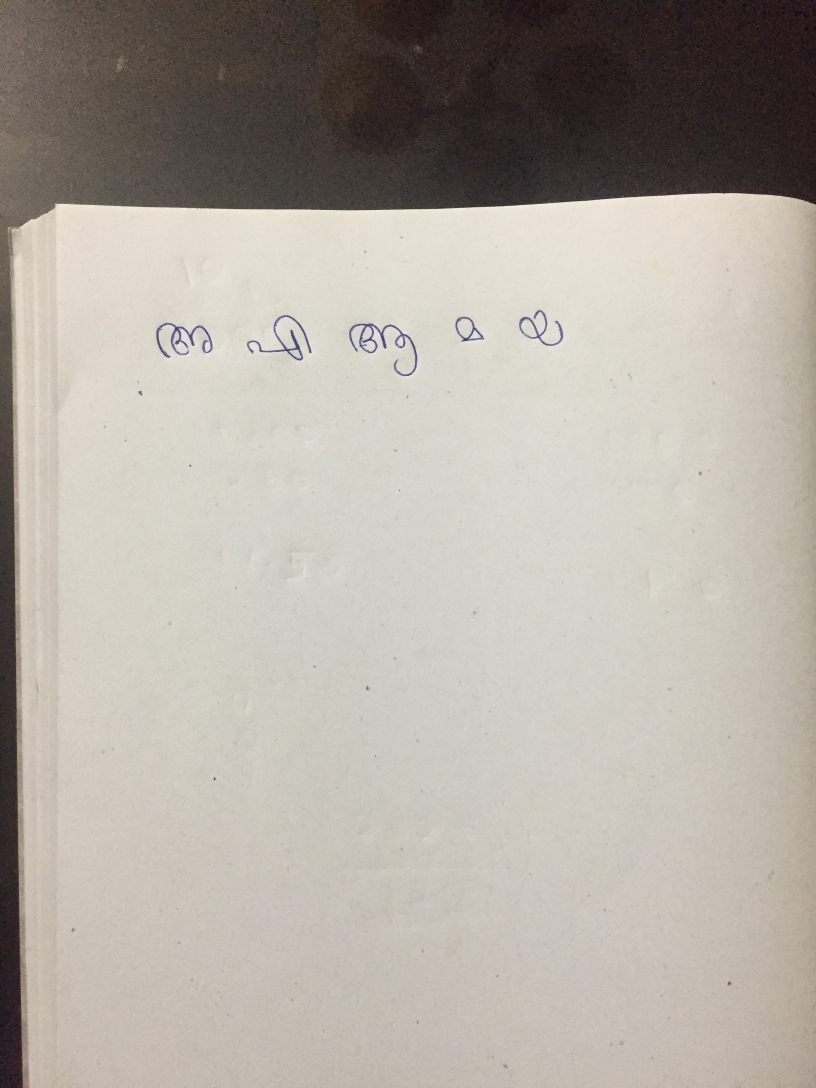
#> input picture sample/test.jpg, 2448 x 3264 px (shown at 1/3 size)
$ python scan.py
#> lines starting #> are read from the running program, lines starting #| are printed output that depends on the picture; after the words box and inside, x2 and y2 are one past the last pixel; in counts of white or black regions, pixels touching at a corner belong together; long printed decimals are rounded
import cv2
import numpy as np
from cv2 import imwrite,imshow,waitKey,boundingRect, countNonZero, cvtColor, drawContours, findContours, getStructuringElement, imread, morphologyEx, pyrDown, rectangle, threshold

large = imread('sample/test.jpg')
#> large is the input picture: shape (3264, 2448, 3); mean B, G, R 162.9, 171.6, 178.1
# downsample and use it for processing
rgb = pyrDown(large)
# apply grayscale
small = cvtColor(rgb, cv2.COLOR_BGR2GRAY)
# morphological gradient
morph_kernel = getStructuringElement(cv2.MORPH_ELLIPSE, (3, 3))
grad = morphologyEx(small, cv2.MORPH_GRADIENT, morph_kernel)
# binarize
_, bw = threshold(src=grad, thresh=0, maxval=255, type=cv2.THRESH_BINARY+cv2.THRESH_OTSU)
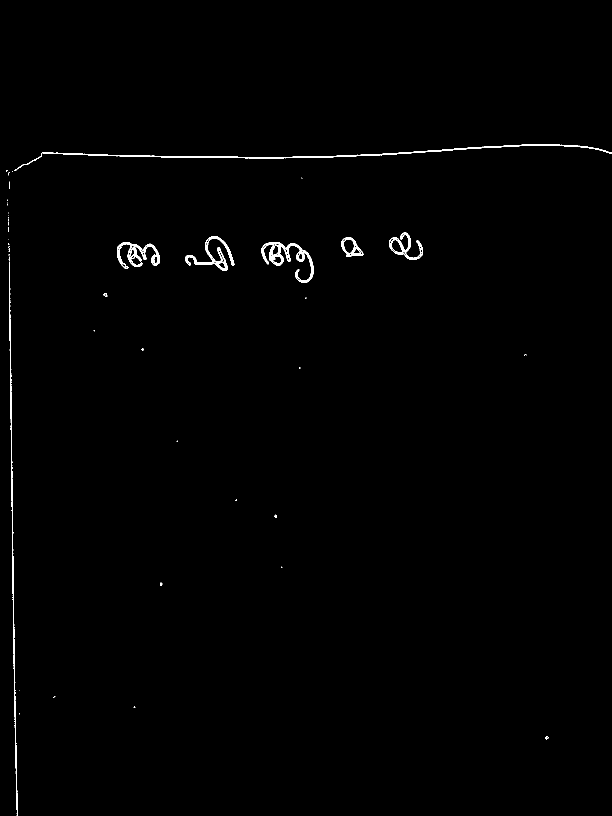
#> bw: shape (1632, 1224) (shown at 1/2 size); 0.59% white in thin lines or dots, all inside (x1, y1, x2, y2) = (12, 288, 1224, 1632)
morph_kernel = getStructuringElement(cv2.MORPH_RECT, (9, 1))
# connect horizontally oriented regions
connected = morphologyEx(bw, cv2.MORPH_CLOSE, morph_kernel)
#> connected: shape (1632, 1224); 0.71% white; 43 white regions (31 under 20 px)
mask = np.zeros(bw.shape, np.uint8)
# find contours
contours, hierarchy = findContours(connected, cv2.RETR_EXTERNAL, cv2.CHAIN_APPROX_SIMPLE)
#> contours = 43 contours, 33 with area under 20; largest, box (x1, y1, x2, y2) and area: (523, 484, 627, 566) 2948, (84, 288, 1224, 317) 1986, (234, 484, 320, 538) 1838, (778, 464, 846, 520) 1652, (370, 472, 469, 542) 1591

listRect = []
# filter contours
for idx in range(0, len(hierarchy[0])):
    rect = x, y, rect_width, rect_height = boundingRect(contours[idx])
    # fill the contour
    mask = drawContours(mask, contours, idx, (255, 255, 2555), cv2.FILLED)
    # ratio of non-zero pixels in the filled region
    r = float(countNonZero(mask)) / (rect_width * rect_height)
    print(r)
    if r > 0.45 and r < 10 and rect_height > 8 and rect_width > 8:
        listRect.append(rect)
#> this loop made 43 passes
#> (x, y, rect_width, rect_height, r) on passes 1 to 12: (1091, 1472, 7, 7, 0.653), (267, 1413, 4, 3, 3.33), (107, 1392, 4, 4, 2.88), (320, 1165, 5, 7, 2.03), (562, 1133, 3, 3, 8.44), (549, 1029, 5, 7, 2.89), (470, 998, 4, 4, 6.81), (353, 881, 3, 3, 12.67), (598, 734, 3, 4, 10.17), (1048, 708, 5, 4, 6.75), (283, 696, 5, 6, 5.1), (187, 660, 3, 3, 17.56)
#| 0.6531
#| 3.333
#| 2.875
#| 2.029
#| 8.444
#| 2.886
#| 6.8125
#| 12.667
#> (further printed lines are left out)
#> pass 1, `mask = drawContours(mask, contours, idx, (255, 255, 2555), cv2.FILLED)`:
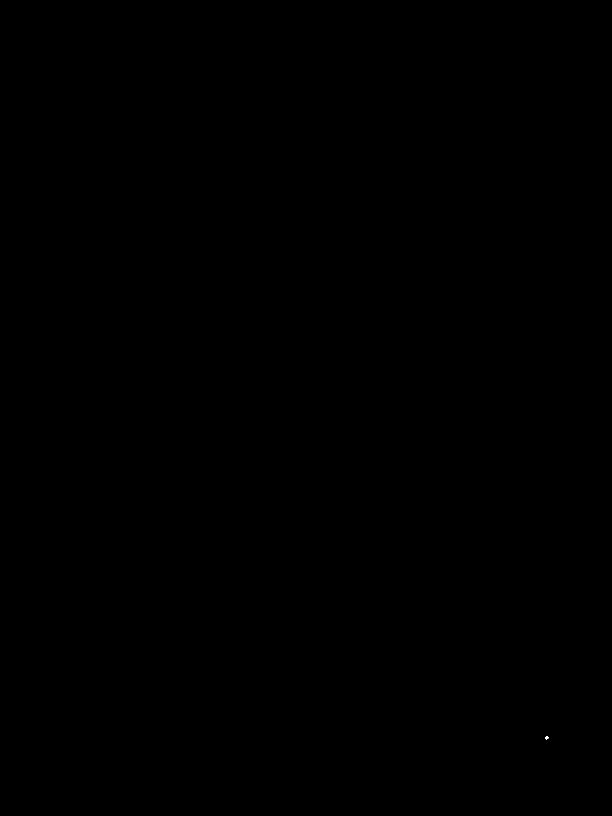
#> mask: shape (1632, 1224) (shown at 1/2 size); 0% white; 1 white region, box (x1, y1, x2, y2) and area: (1091, 1472, 1098, 1479) 32
#> after the loop:
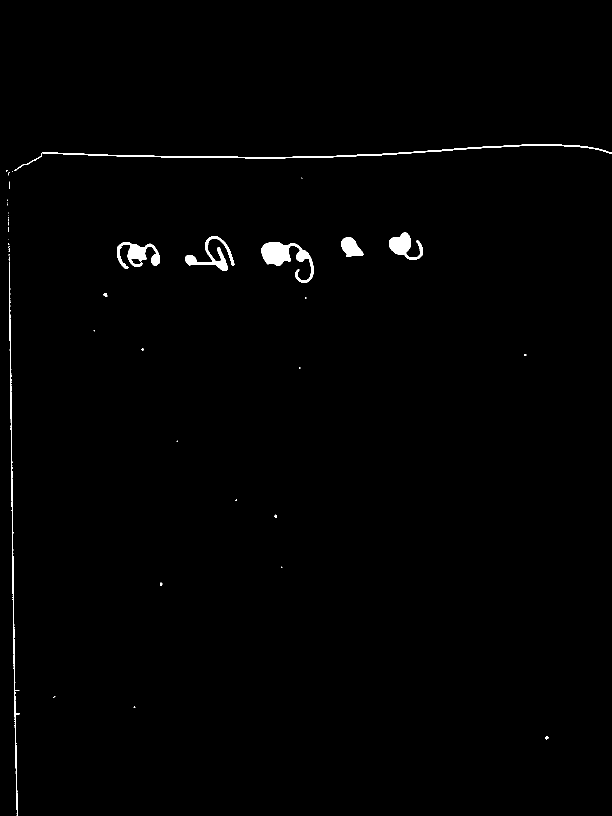
#> mask: shape (1632, 1224) (shown at 1/2 size); 0.8% white; 43 white regions (31 under 20 px), largest, box (x1, y1, x2, y2) and area: (523, 484, 627, 566) 3172, (84, 288, 1224, 317) 3128, (18, 523, 39, 1632) 2324
#> after the loop, listRect = [(523, 484, 104, 82), (234, 484, 86, 54), (682, 474, 46, 40), (370, 472, 99, 70), (778, 464, 68, 56), (28, 307, 56, 35), (84, 288, 1140, 29)]
        # rgb = rectangle(rgb, (x, y+rect_height), (x+rect_width, y), (0,255,0),3)


bwimg = cv2.cvtColor(rgb, cv2.COLOR_BGR2GRAY)
bwimg = cv2.medianBlur(bwimg,7)
denoised = cv2.fastNlMeansDenoising(bwimg,None,3.0,21,7)
# thresholded image
threshimg = cv2.adaptiveThreshold(denoised,255,cv2.ADAPTIVE_THRESH_GAUSSIAN_C,\
            cv2.THRESH_BINARY_INV,11,2)
#> threshimg: shape (1632, 1224); 1.1% white; 267 white regions (234 under 20 px), largest, box (x1, y1, x2, y2) and area: (8, 283, 1224, 1632) 12057, (26, 752, 44, 1632) 2726, (524, 485, 627, 565) 1444

# Simple man's smart logic to only detect letters
# - If length > 4 * height not a letter
# - If inside another rect ignore
#  rect = [x, y, rect_width, rect_height]
filteredList = []
for rect in listRect:
    filteredList.append(rect)
#> this loop made 7 passes
#> after the loop, filteredList has the same summary as listRect
    # if not(rect[2] >= 4*rect[3] or rect[3] >= 4*rect[2]):
            # filteredList.append(rect)


for rect in filteredList:
    x, y, rect_width, rect_height = rect
    threshimg = rectangle(threshimg, (x, y+rect_height), (x+rect_width, y), (255,255,255),3)
#> this loop made 7 passes
#> pass 1, `threshimg = rectangle(threshimg, (x, y+rect_height), (x+rect_width, y)..`:
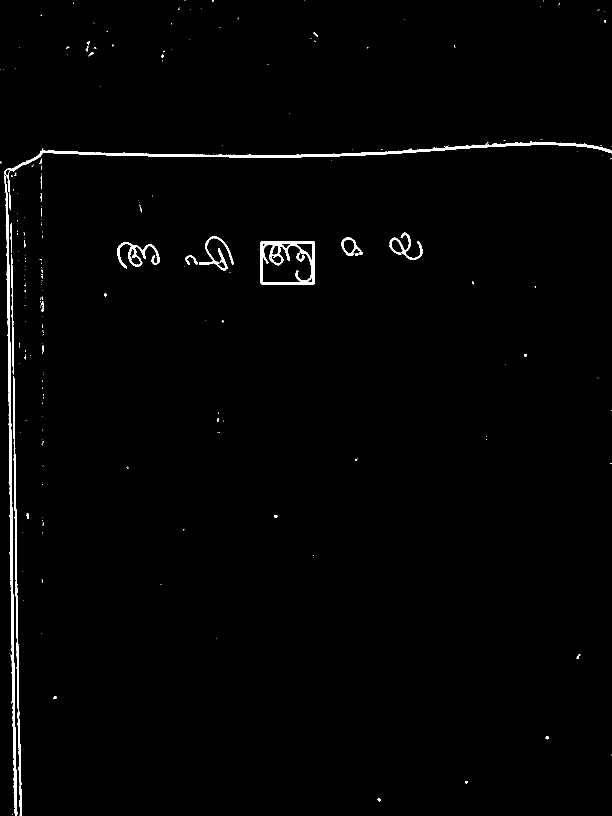
#> threshimg: shape (1632, 1224) (shown at 1/2 size); 1.2% white; 267 white regions (234 under 20 px), largest, box (x1, y1, x2, y2) and area: (8, 283, 1224, 1632) 12057, (521, 482, 630, 569) 3193, (26, 752, 44, 1632) 2726
#> pass 2, `threshimg = rectangle(threshimg, (x, y+rect_height), (x+rect_width, y)..`:
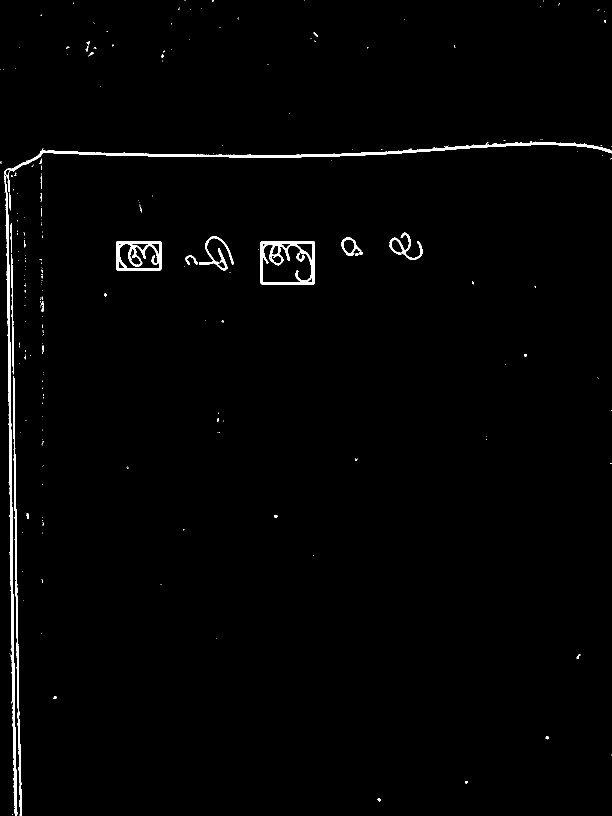
#> threshimg: shape (1632, 1224) (shown at 1/2 size); 1.3% white; 267 white regions (234 under 20 px), largest, box (x1, y1, x2, y2) and area: (8, 283, 1224, 1632) 12057, (521, 482, 630, 569) 3193, (26, 752, 44, 1632) 2726
#> pass 3, `threshimg = rectangle(threshimg, (x, y+rect_height), (x+rect_width, y)..`:
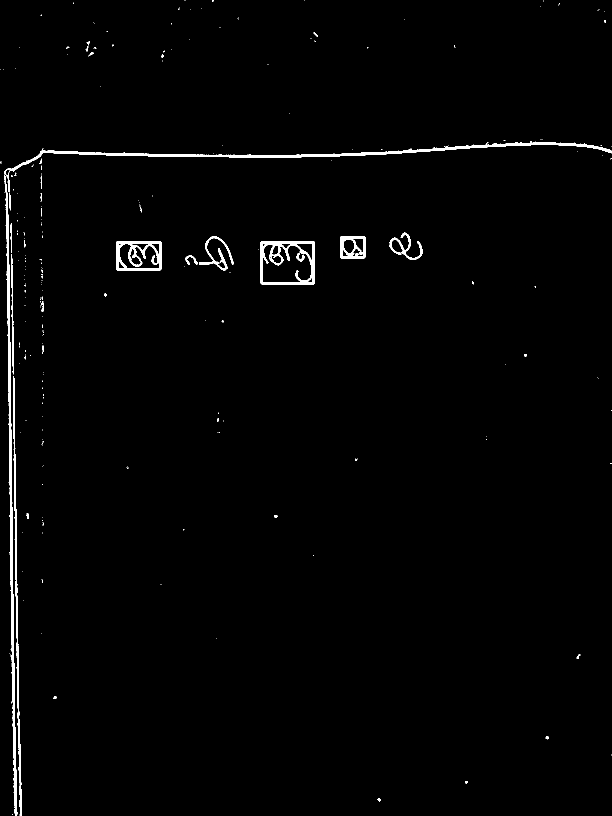
#> threshimg: shape (1632, 1224) (shown at 1/2 size); 1.3% white; 267 white regions (234 under 20 px), largest, box (x1, y1, x2, y2) and area: (8, 283, 1224, 1632) 12057, (521, 482, 630, 569) 3193, (26, 752, 44, 1632) 2726
#> after the loop:
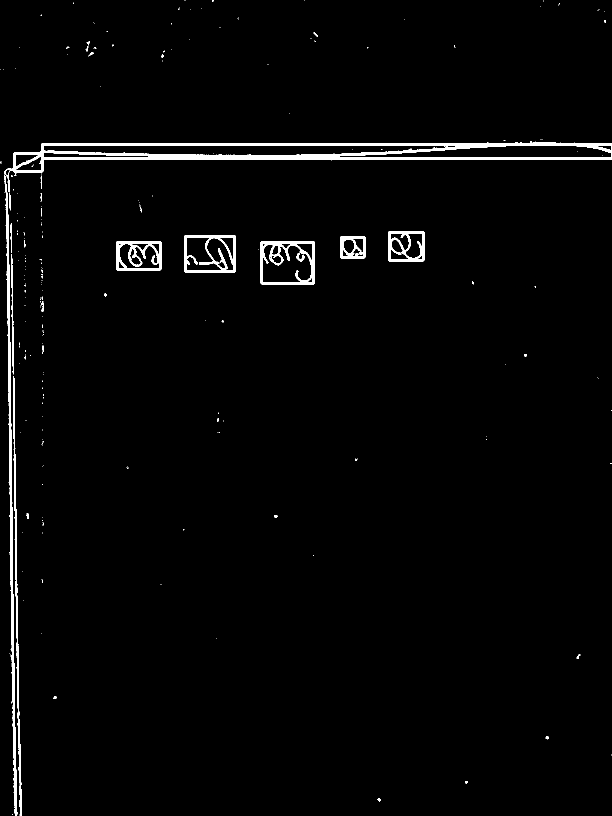
#> threshimg: shape (1632, 1224) (shown at 1/2 size); 2% white; 251 white regions (220 under 20 px), largest, box (x1, y1, x2, y2) and area: (8, 283, 1224, 1632) 23570, (521, 482, 630, 569) 3193, (368, 470, 472, 545) 2739

imshow('',threshimg)
waitKey(0)
